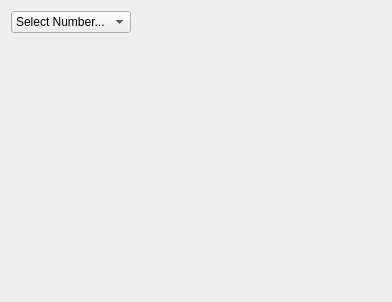
<?xml version="1.0" encoding="UTF-8"?>
<ui version="4.0">
 <class>GComboBoxView</class>
 <widget class="QWidget" name="GComboBoxView">
  <property name="geometry">
   <rect>
    <x>0</x>
    <y>0</y>
    <width>392</width>
    <height>302</height>
   </rect>
  </property>
  <property name="windowTitle">
   <string>GComboBoxView</string>
  </property>
  <layout class="QGridLayout" name="gridLayout">
   <item row="0" column="0">
    <layout class="QHBoxLayout" name="horizontalLayout">
     <item>
      <widget class="QComboBox" name="comboBox">
       <item>
        <property name="text">
         <string>Select Number...</string>
        </property>
       </item>
       <item>
        <property name="text">
         <string>One</string>
        </property>
       </item>
       <item>
        <property name="text">
         <string>Two</string>
        </property>
       </item>
       <item>
        <property name="text">
         <string>Three</string>
        </property>
       </item>
      </widget>
     </item>
     <item>
      <spacer name="horizontalSpacer">
       <property name="orientation">
        <enum>Qt::Horizontal</enum>
       </property>
       <property name="sizeHint" stdset="0">
        <size>
         <width>40</width>
         <height>20</height>
        </size>
       </property>
      </spacer>
     </item>
    </layout>
   </item>
   <item row="1" column="0">
    <spacer name="verticalSpacer">
     <property name="orientation">
      <enum>Qt::Vertical</enum>
     </property>
     <property name="sizeHint" stdset="0">
      <size>
       <width>20</width>
       <height>250</height>
      </size>
     </property>
    </spacer>
   </item>
  </layout>
 </widget>
 <resources/>
 <connections/>
</ui>
